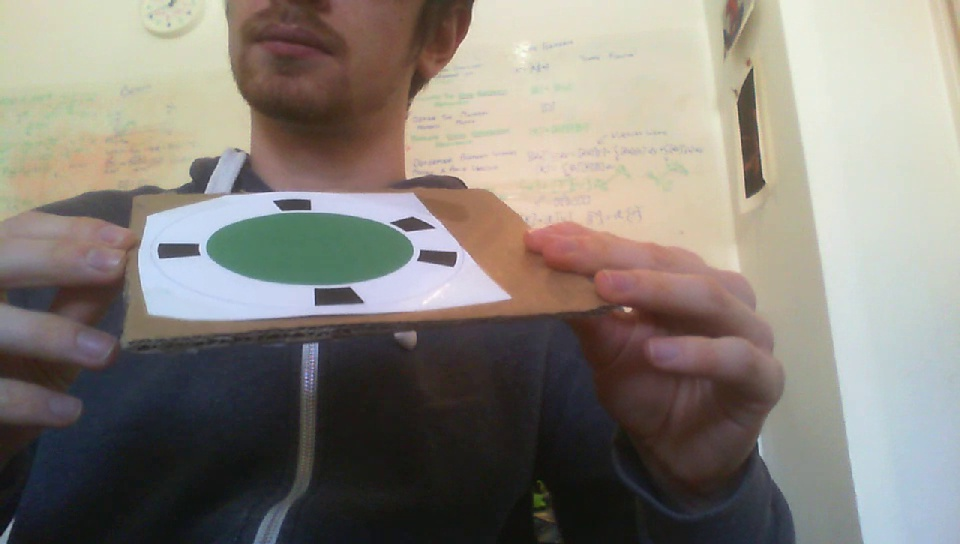
#> input picture test_images/test_frame0.jpg, 960 x 544 px
$ python color_tag_tracker_playback_test.py test_images/test_frame0.jpg   (older library calls are emulated)
#> lines starting #> are read from the running program, lines starting #| are printed output that depends on the picture; after the words box and inside, x2 and y2 are one past the last pixel; in counts of white or black regions, pixels touching at a corner belong together
#> (reads mtx.npy from the repository)
#> (reads dist.npy from the repository)
#> further down, image is the input picture: shape (544, 960, 3); mean B, G, R 121.2, 128.9, 134.7
#> in find_tags, `hsv_img = cv2.cvtColor(img, cv2.COLOR_BGR2HSV)`: hsv_img: shape (544, 960, 3); mean H, S, V 53.4, 52.3, 140.9
### color_tag_tracker.py
import cv2
import numpy as np
import math

white_low = np.array([0, 0, 190])
white_high = np.array([255, 100, 255])

green_low = np.array([35, 50, 75])
green_high = np.array([85, 255, 255])

ELLIPSE_TO_DOTS_SCALE = 1.25

CM_TO_DOT_CENTER = 5

ANGLE_BETWEEN_DOTS = 22.5

WIDTH_OF_DOT = 17.5


# Given a HSV colour range, returns the list of contours
def get_colour_contours(hsv_img, range_low, range_high):
    mask = cv2.inRange(hsv_img, range_low, range_high)
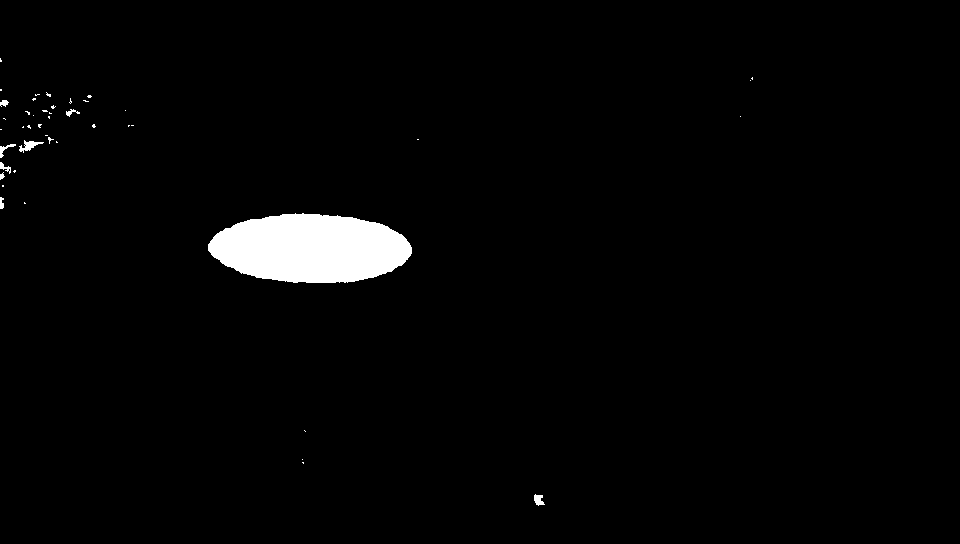
#> mask: shape (544, 960); 2.2% white; 45 white regions (36 under 20 px)
    major = cv2.__version__.split('.')[0]
    if major == '3':
        _, contours, _ = cv2.findContours(mask,
                                          cv2.RETR_TREE,
                                          cv2.CHAIN_APPROX_SIMPLE)
    else:
        contours, _ = cv2.findContours(mask,
                                       cv2.RETR_TREE,
                                       cv2.CHAIN_APPROX_SIMPLE)
#> contours = 48 contours, 40 with area under 20; largest, box (x1, y1, x2, y2) and area: (208, 213, 412, 283) 10800, (19, 140, 44, 153) 98, (534, 494, 545, 506) 65, (0, 144, 16, 158) 46, (0, 162, 11, 174) 36, (0, 100, 9, 107) 29, (66, 109, 80, 117) 28, (0, 197, 4, 209) 24
    return contours


# Given a list of contours, returns that list in order of descending size
def sort_contours_on_size(contours):
    ordered_contours = list(map(lambda c: (c, cv2.contourArea(c)), contours))
    ordered_contours.sort(key=lambda p: p[1], reverse=True)
    return list(map(lambda p: p[0], ordered_contours))


# Given an image, returns a list of ellipses (opencv RotatedRect) of white regions in image
# Ignores small regions
# [91 lines left out: functions find_white_ellipses, get_matching_ellipse, calc_point_coords, unsaturated_at_angle, not called in this run]


# Returns boolean of whether in hsv_img the pixel at angle theta from
# the major axis of ellipse, scaled by a factor of scale, is coloured black
def black_at_angle(hsv_img, ellipse, theta, scale=ELLIPSE_TO_DOTS_SCALE):
    is_unsaturated, hsv_colour = unsaturated_at_angle(hsv_img, ellipse, theta, scale)
    return is_unsaturated and hsv_colour[2] < 180


# Returns boolean of whether in hsv_img the pixel at angle theta from
# the major axis of ellipse, scaled by a factor of scale, is coloured white
def white_at_angle(hsv_img, ellipse, theta, scale=ELLIPSE_TO_DOTS_SCALE):
    is_unsaturated, hsv_colour = unsaturated_at_angle(hsv_img, ellipse, theta, scale)
    return is_unsaturated and hsv_colour[2] > 200


# Given the image hsv_img, ellipse at the centre of the tag, initial estimate of angle to
# the centre of the marking and initial estimate of scale of the center of the marking,
# returns the true angle and scale of the centre of the marking on the edge of the tag
# [118 lines left out: functions find_dot_centre, find_first_dot, check_bottom_of_tag, decode_tag_id, find_dot_coords, tag_solve_pnp, not called in this run]


# Finds and returns rotation and translation vector of all visible tags
# See README for full description
def find_tags(img, cam_mat, cam_dist, debug_txt=False, display_img=False):
    hsv_img = cv2.cvtColor(img, cv2.COLOR_BGR2HSV)

    col_contours = get_colour_contours(hsv_img, green_low, green_high)
#> col_contours has the same summary as contours in get_colour_contours
    if not col_contours:
        if debug_txt:
            print("No contours found")
        return

    col_contours = sort_contours_on_size(col_contours)
#> in sort_contours_on_size, `ordered_contours = list(map(lambda c: (c, cv2.contourArea(c)), contour..`: ordered_contours = 48 items

    if display_img:
        contour_img = img.copy()
        cv2.drawContours(contour_img, col_contours, -1, (255, 255, 0))
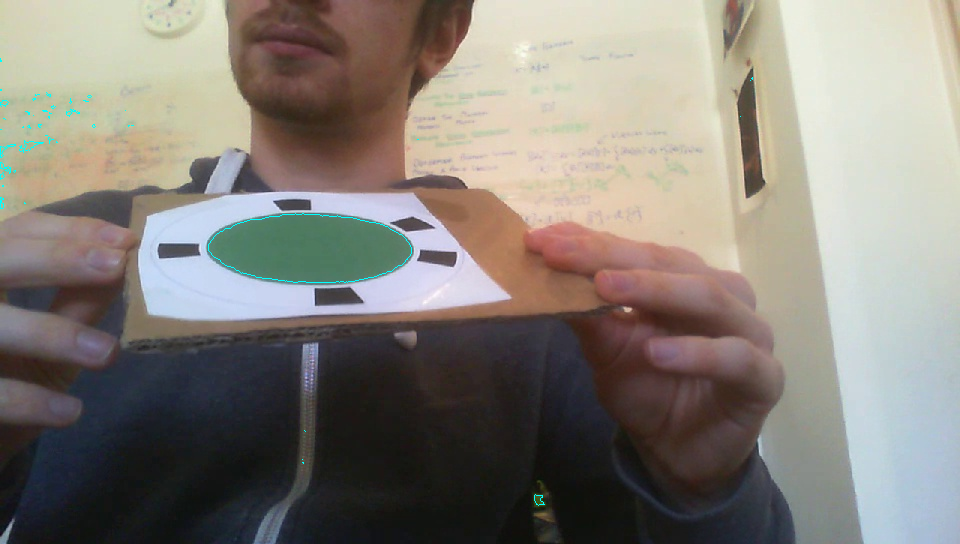
#> contour_img: shape (544, 960, 3); 0.17% of pixels changed, all inside (x1, y1, x2, y2) = (0, 58, 753, 506)
        cv2.imshow('cam input with highlighted contours', contour_img)

        if cv2.waitKey(1) & 0xFF == ord('q'):
#> (key q is pressed here)
#> (the run stopped early here; a loop or call above may not have finished)
